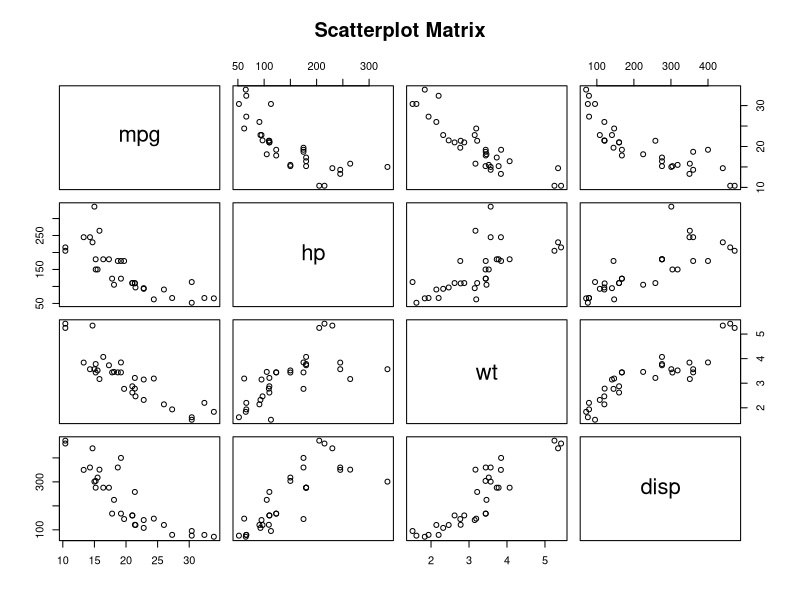
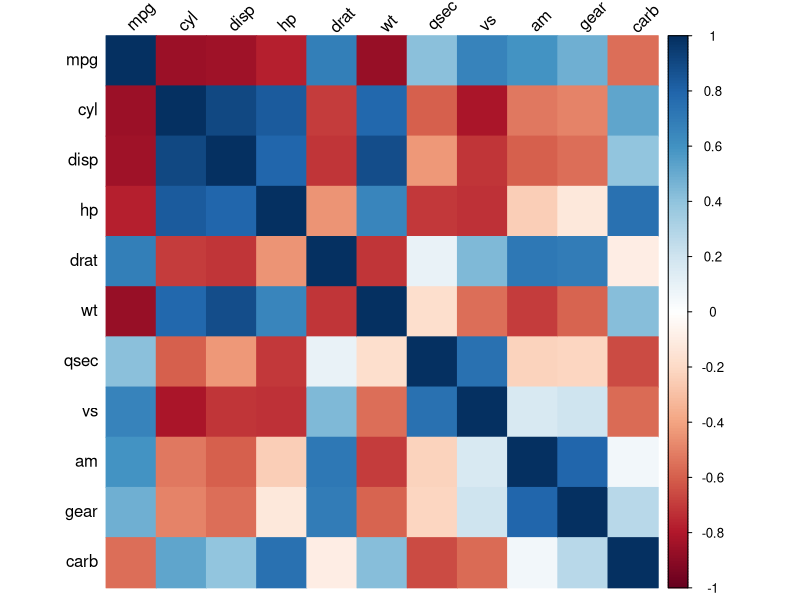
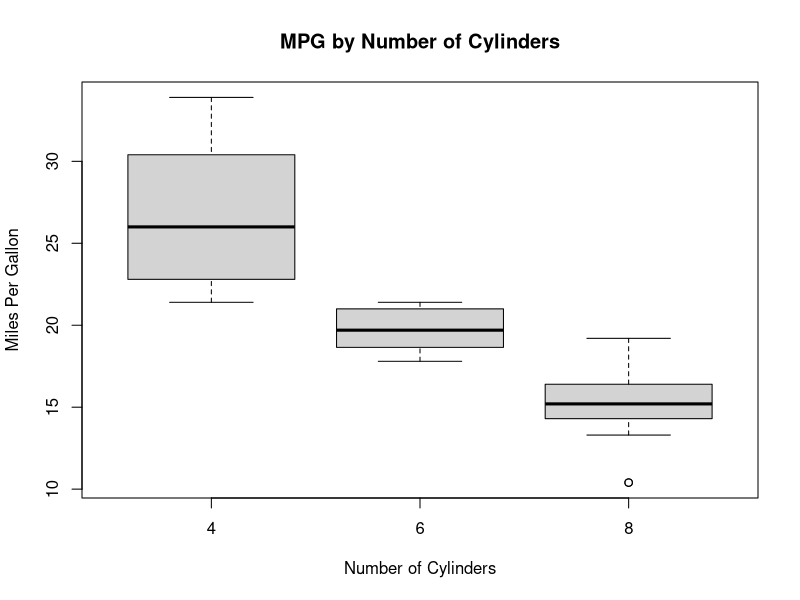
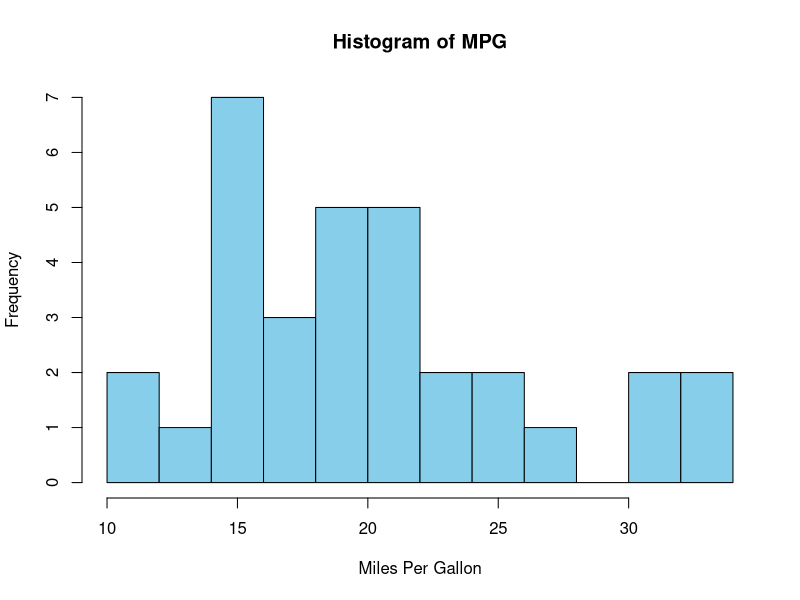

Generate these figures, in order, with R:
data(mtcars)
head(mtcars)
summary(mtcars)
pairs(mtcars[, c("mpg", "hp", "wt", "disp")],
      main = "Scatterplot Matrix")
cor(mtcars)
install.packages("corrplot")
library(corrplot)
corrplot(cor(mtcars), method = "color", tl.col = "black", tl.srt = 45)
boxplot(mpg ~ cyl, data = mtcars, 
        main = "MPG by Number of Cylinders", 
        xlab = "Number of Cylinders", 
        ylab = "Miles Per Gallon")
hist(mtcars$mpg, breaks = 10, col = "skyblue", 
     main = "Histogram of MPG", 
     xlab = "Miles Per Gallon")
model <- lm(mpg ~ hp, data = mtcars)


